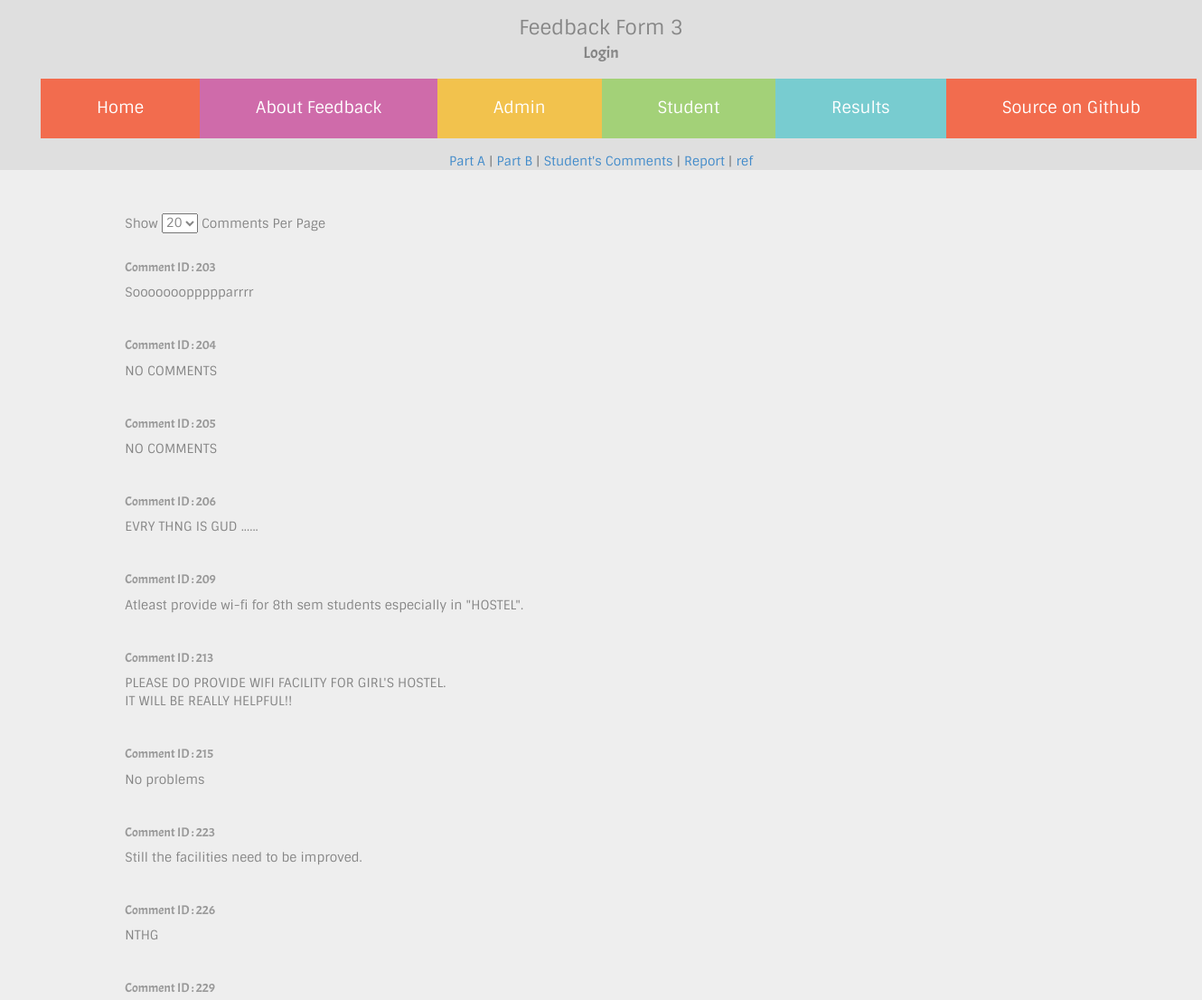
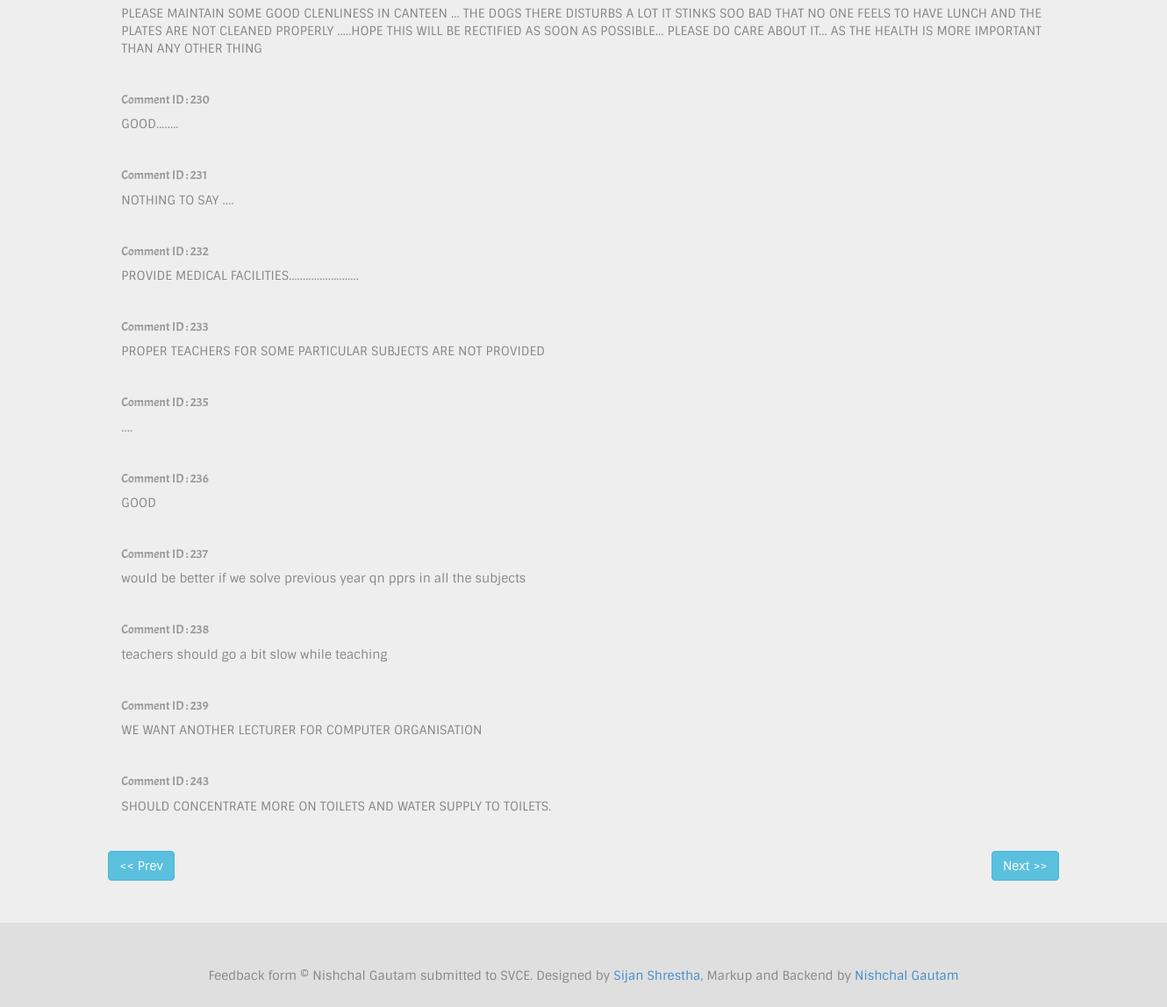
The app's page /admin/studentfeedbacks.php?limit=20&offset=60 (signed in) with its own data (2 pictures, top to bottom).
### tables this page shows
CREATE TABLE `feedbackStudents` (
  `id` int(5) NOT NULL AUTO_INCREMENT,
  `usn` varchar(50) DEFAULT NULL,
  `message` text,
  PRIMARY KEY (`id`),
  UNIQUE KEY `usn` (`usn`),
  UNIQUE KEY `usn_2` (`usn`)
);

### classes/auth.class.php (called while the page is built, shortened)
<?php
	class authenticate
	{
		public static $db_host,$db_user,$db_pass,$db_name,$username,$password;
		public static function check(){
			$db_name=self::$db_name;
			$username=self::$username;
			$password=self::$password;
			$username=mysql_real_escape_string($username);
			$sql="SELECT * FROM `$db_name`.`admin` WHERE `username`='$username' LIMIT 1";
			$query=mysql_query($sql);
			$num=mysql_num_rows($query);
			if($num!=1){
				return false;
			}
			else{
				$data=mysql_fetch_object($query);
				$passdb=$data->password;
				if($password==$passdb){
					return true;
				}else{
					return false;
				}
			}
		}
	}
?>

### admin/studentfeedbacks.php (the view, shortened to what this page needs)
<?php
	require_once("../classes/auth.class.php");
?>
<?php $title="Login Admin"; require_once('../required_files/header.php'); ?>
	<div align="center">
		<a href="admin.php" >Part A</a> | <a href="collegeResult.php" >Part B</a> | <a href="studentfeedbacks.php">Student's Comments</a> | <a href="report.php">Report</a> | <a href="getreport.php" >ref</a>
	</div>
	<div class="jumbotron">
		<div class="row">
			<div class="col-sm-10 col-sm-offset-1">
			<form action="<?php echo $_SERVER['PHP_SELF']; ?>" onchange="this.submit()" method="get">
			Show <select style="margin-bottom:20px;" name="limit" id="">
					<?php $limit=(isset($_GET['limit']))?$_GET['limit']:20;?>
					<option value="20" <?php if ($limit==20) {echo "selected";} ?>>20</option>
				</select> Comments Per Page
			</form>
				<?php
					$limit=(isset($_GET['limit']))?$_GET['limit']:20;
					$limit=($limit<0)?0:$limit;
					$offset=(isset($_GET['offset']))?$_GET['offset']:0;
					$offset=($offset<0)?0:$offset;
					$sql="SELECT id,message FROM `$db_name`.`feedbackStudents` WHERE message != '' LIMIT $limit OFFSET $offset";
					$query=mysql_query($sql);
					while ($data=mysql_fetch_object($query)) {
						echo "<h5 class='text-muted' style='font-family:acme;'>Comment ID : ".$data->id."</h5><span style='font-family:sintony;'>".nl2br(htmlentities($data->message))."</span><hr>";
					}
				 ?>
				 <div class="row"><a href="<?php $newoffset=$offset-$limit;echo $_SERVER['PHP_SELF']."?limit=$limit&offset=$newoffset"; ?>" class="badge <?php if($newoffset<0){echo "disabled";} ?> btn btn-info">&lt;&lt; Prev</a><a href="<?php $newoffset=$offset+$limit; echo $_SERVER['PHP_SELF']."?limit=$limit&offset=$newoffset"; ?>" class="badge btn btn-info pull-right">Next &gt;&gt;</a></div>
			</div>
		</div>
	</div>
<?php require_once('../required_files/footer.php'); ?>

### styles.css (style rules this page uses)
body { background:#dfdfdf;color:#868686;font-family:sintony }

### records on screen
feedbackstudents: id "203", message "Soooooooppppparrrr"
feedbackstudents: id "204", message "NO COMMENTS"
feedbackstudents: id "205", message "NO COMMENTS"
feedbackstudents: id "206", message "EVRY THNG IS GUD ......"
feedbackstudents: id "209", message "Atleast provide wi-fi for 8th sem students especially in \"HOSTEL\"."
feedbackstudents: id "213", message "PLEASE DO PROVIDE WIFI FACILITY FOR GIRL'S HOSTEL. IT WILL BE REALLY HELPFUL!!"
feedbackstudents: id "215", message "No problems"
feedbackstudents: id "223", message "Still the facilities need to be improved."
feedbackstudents: id "226", message "NTHG"
feedbackstudents: id "229", message "PLEASE MAINTAIN SOME GOOD CLENLINESS IN CANTEEN ... THE DOGS THERE DISTURBS A LOT IT STINKS SOO BAD THAT NO ONE FEELS TO HAVE LUNCH AND THE PLATES ARE NOT CLEANED PROPERLY .....HOPE THIS WILL BE RECTIFIED AS SOON AS POSSIBLE... PLEASE DO CARE ABOUT IT... AS THE HEALTH IS MORE IMPORTANT THAN ANY OTHER THING"
feedbackstudents: id "230", message "GOOD........"
feedbackstudents: id "231", message "NOTHING TO SAY ...."
feedbackstudents: id "232", message "PROVIDE MEDICAL FACILITIES........................."
feedbackstudents: id "233", message "PROPER TEACHERS FOR SOME PARTICULAR SUBJECTS ARE NOT PROVIDED"
feedbackstudents: id "235", message "...."
feedbackstudents: id "236", message "GOOD"
feedbackstudents: id "237", message "would be better if we solve previous year qn pprs in all the subjects"
feedbackstudents: id "238", message "teachers should go a bit slow while teaching"
feedbackstudents: id "239", message "WE WANT ANOTHER LECTURER FOR COMPUTER ORGANISATION"
feedbackstudents: id "243", message "SHOULD CONCENTRATE MORE ON TOILETS AND WATER SUPPLY TO TOILETS."
